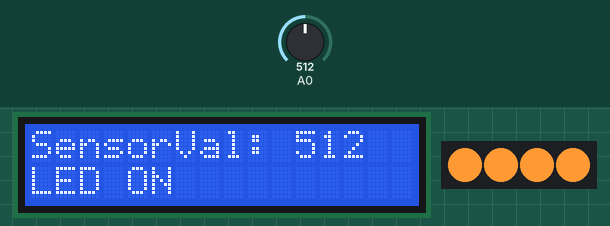
Simulated run of this sketch. Board: ESP8266 (NodeMCU). On the bench: 16×2 character LCD, 4 RGB LEDs in strip order, left to right. The test bench sets the inputs (shaded band); at power-on: A0 = 512.

Above: at 1.2 s.
1.3 s: A0 set to 985
At 2.8 s:
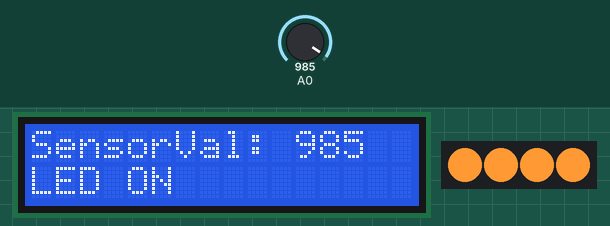
3.6 s: A0 set to 1014
At 4.9 s:
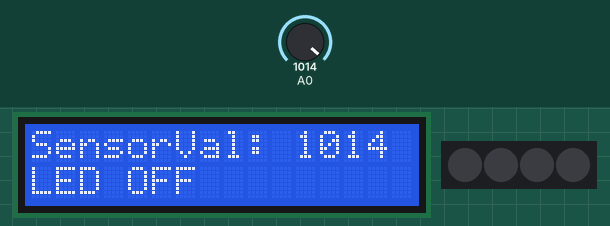
5.6 s: A0 set to 1023
At 7.1 s:
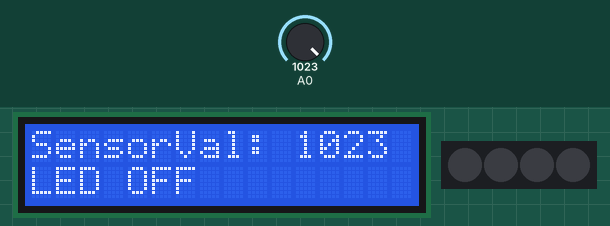
Timing chart, 0 to 8.6 s (numbered marks = the images above; inputs shaded):
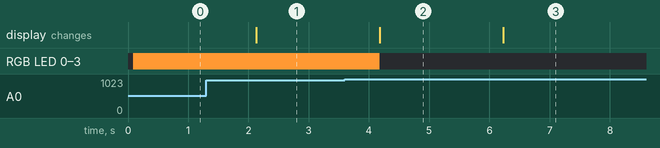

The sketch:

6_automaticLed.ino
```cpp
#include <Arduino.h>
#include "LiquidCrystal_I2C.h";
#include <Adafruit_NeoPixel.h>

LiquidCrystal_I2C lcd(0x21, 16, 2);
Adafruit_NeoPixel rgb(4, D3, NEO_GRB + NEO_KHZ800);

void setup() {
  lcd.init();
  lcd.backlight();

  rgb.begin();

  pinMode(A0, INPUT);
}

void loop() {
  int sensorVal = analogRead(A0);

  lcd.clear();
  lcd.setCursor(0, 0);
  lcd.print("SensorVal: ");
  lcd.print(sensorVal);
  lcd.setCursor(0, 1);

  if (sensorVal > 1000) {
    lcd.print("LED OFF");
    rgb.fill(rgb.Color(0,0,0));
  } else {
    lcd.print("LED ON");
    rgb.fill(rgb.Color(255,153,51));
  }
  rgb.show();

  delay(1000);
}
```

Measured:
- the behaviour switches between 1000 and 1001 on A0 (found by bisection; images 1 and 2)
- after the input at 1.3 s, the display: changes after 0.83 s (image 1)
- after the input at 3.6 s, RGB LED 0–3: RGB(255, 153, 51) → off after 0.58 s; the display: changes after 0.58 s (image 2)
- after the input at 5.6 s, the display: changes after 0.63 s (image 3)
